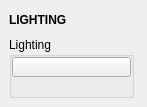
<?xml version="1.0" encoding="UTF-8"?>
<ui version="4.0">
 <class>QtUi</class>
 <widget class="QMainWindow" name="QtUi">
  <property name="enabled">
   <bool>true</bool>
  </property>
  <property name="geometry">
   <rect>
    <x>0</x>
    <y>0</y>
    <width>147</width>
    <height>107</height>
   </rect>
  </property>
  <property name="minimumSize">
   <size>
    <width>0</width>
    <height>0</height>
   </size>
  </property>
  <property name="maximumSize">
   <size>
    <width>999</width>
    <height>999</height>
   </size>
  </property>
  <property name="windowTitle">
   <string>Toolkit</string>
  </property>
  <property name="tabShape">
   <enum>QTabWidget::Triangular</enum>
  </property>
  <property name="dockNestingEnabled">
   <bool>true</bool>
  </property>
  <property name="dockOptions">
   <set>QMainWindow::AllowNestedDocks|QMainWindow::AllowTabbedDocks|QMainWindow::AnimatedDocks|QMainWindow::ForceTabbedDocks</set>
  </property>
  <widget class="QWidget" name="main_widget">
   <layout class="QVBoxLayout" name="verticalLayout_2">
    <item>
     <widget class="DraggableHeader" name="draggableHeader">
      <property name="minimumSize">
       <size>
        <width>0</width>
        <height>22</height>
       </size>
      </property>
      <property name="maximumSize">
       <size>
        <width>125</width>
        <height>22</height>
       </size>
      </property>
      <property name="font">
       <font>
        <weight>75</weight>
        <bold>true</bold>
       </font>
      </property>
      <property name="text">
       <string>LIGHTING</string>
      </property>
     </widget>
    </item>
    <item>
     <layout class="QVBoxLayout" name="verticalLayout">
      <property name="spacing">
       <number>0</number>
      </property>
      <item>
       <widget class="QGroupBox" name="groupBox">
        <property name="enabled">
         <bool>true</bool>
        </property>
        <property name="minimumSize">
         <size>
          <width>125</width>
          <height>0</height>
         </size>
        </property>
        <property name="maximumSize">
         <size>
          <width>125</width>
          <height>999</height>
         </size>
        </property>
        <property name="title">
         <string>Lighting</string>
        </property>
        <layout class="QVBoxLayout" name="verticalLayout_3">
         <property name="spacing">
          <number>0</number>
         </property>
         <property name="leftMargin">
          <number>0</number>
         </property>
         <property name="topMargin">
          <number>0</number>
         </property>
         <property name="rightMargin">
          <number>0</number>
         </property>
         <property name="bottomMargin">
          <number>0</number>
         </property>
         <item>
          <widget class="PushButton" name="tb001">
           <property name="enabled">
            <bool>true</bool>
           </property>
           <property name="minimumSize">
            <size>
             <width>0</width>
             <height>20</height>
            </size>
           </property>
           <property name="maximumSize">
            <size>
             <width>999</width>
             <height>20</height>
            </size>
           </property>
           <property name="toolTip">
            <string/>
           </property>
           <property name="text">
            <string/>
           </property>
           <property name="iconSize">
            <size>
             <width>18</width>
             <height>18</height>
            </size>
           </property>
          </widget>
         </item>
         <item>
          <spacer name="verticalSpacer">
           <property name="orientation">
            <enum>Qt::Vertical</enum>
           </property>
           <property name="sizeHint" stdset="0">
            <size>
             <width>20</width>
             <height>40</height>
            </size>
           </property>
          </spacer>
         </item>
        </layout>
       </widget>
      </item>
     </layout>
    </item>
   </layout>
  </widget>
 </widget>
 <customwidgets>
  <customwidget>
   <class>PushButton</class>
   <extends>QPushButton</extends>
   <header>widgets.pushbutton.h</header>
  </customwidget>
  <customwidget>
   <class>DraggableHeader</class>
   <extends>QLabel</extends>
   <header>draggableHeader.h</header>
  </customwidget>
 </customwidgets>
 <resources/>
 <connections/>
 <designerdata>
  <property name="gridDeltaX">
   <number>5</number>
  </property>
  <property name="gridDeltaY">
   <number>5</number>
  </property>
  <property name="gridSnapX">
   <bool>true</bool>
  </property>
  <property name="gridSnapY">
   <bool>true</bool>
  </property>
  <property name="gridVisible">
   <bool>true</bool>
  </property>
 </designerdata>
</ui>
